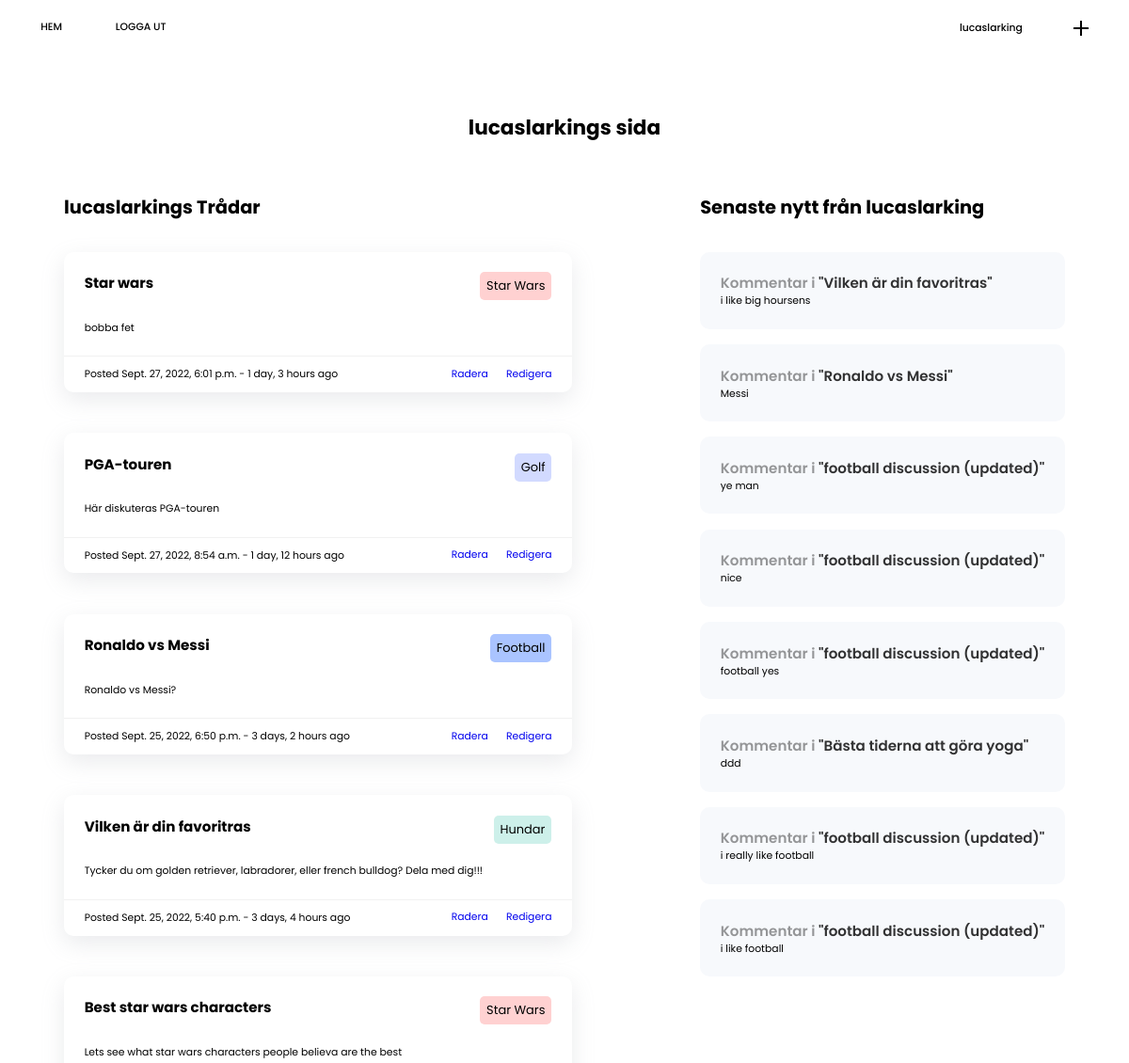
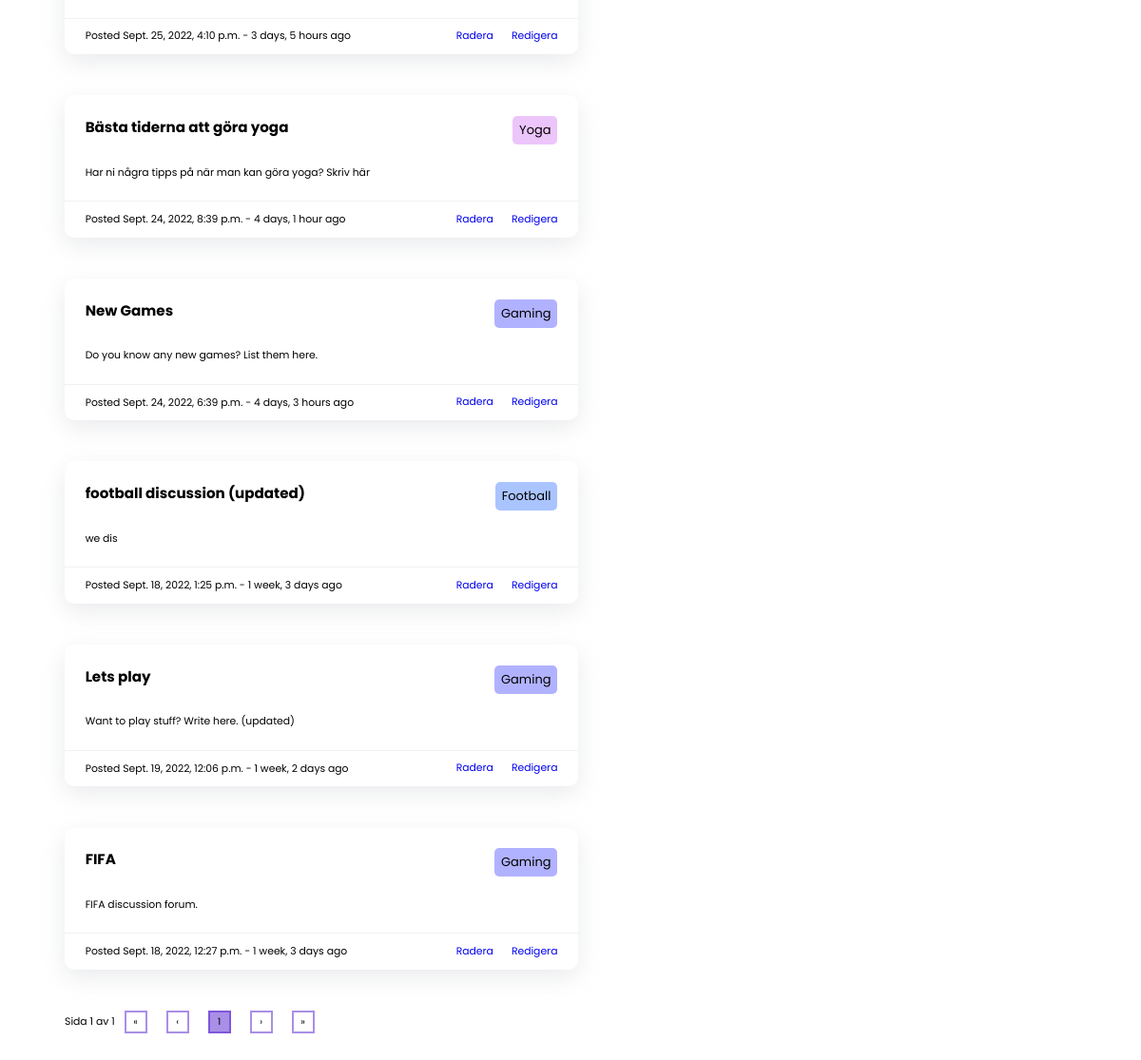
Screenshot of /profile/1 (signed in) with the database file from the repository (2 pictures, top to bottom).
### base/models.py (models this page shows, shortened)
class Room(models.Model):
    host = models.ForeignKey(User, on_delete=models.SET_NULL, null=True)
    topic = models.ForeignKey(
        Topic, on_delete=models.SET_NULL, null=True, blank=True)
    name = models.CharField(max_length=200, blank=True, null=True)
    description = models.TextField(null=True, blank=True)
    updated = models.DateTimeField(auto_now=True)
    created = models.DateTimeField(auto_now_add=True)
    class Meta:
        ordering = ['-updated', '-created']
    def __str__(self):
        return self.name

class Topic(models.Model):
    name = models.CharField(max_length=200)
    color = models.CharField(max_length=10, null=True)

class Message(models.Model):
    user = models.ForeignKey(User, on_delete=models.CASCADE)
    room = models.ForeignKey(Room, on_delete=models.CASCADE)
    body = models.TextField()
    updated = models.DateTimeField(auto_now=True)
    created = models.DateTimeField(auto_now_add=True)
    class Meta:
        ordering = ['-updated', '-created']

### base/views.py (the view)
# urls.py: path('profile/<str:pk>', views.userProfile, name="user-profile"),
@login_required(login_url='login')
def userProfile(request, pk):
    user = User.objects.get(id=pk)
    rooms = user.room_set.all()
    p = Paginator(rooms, 10)
    page = request.GET.get('page')
    room_list = p.get_page(page)
    if not page:
        page = 0
    if p.num_pages >= 4:
        bigRight = int(p.num_pages)
        if p.num_pages >= 5:
            increment = 5
            if p.num_pages >= 30:
                increment = 10
                if p.num_pages >= 50:
                    increment = 20
            bigRight = int(page) + increment
            smallLeft = int(page) - increment
        if bigRight >= int(p.num_pages):
            bigRight = int(p.num_pages)
            if int(page) == int(p.num_pages) - 1:
                bigRight = False
        if smallLeft <= 1:
            smallLeft = 1
        if int(page) <= 2:
            smallLeft = False
    else:
        bigRight = False
        smallLeft = False
    room_messages = user.message_set.all()
    topics = Topic.objects.all()
    context = {
        'user': user,
        'oldrooms': rooms,
        'rooms': room_list,
        'topics': topics,
        'room_messages': room_messages,
        'bigRight': bigRight,
        'smallLeft': smallLeft,
    }
    return render(request, 'base/profile.html', context)

### base/templates/base/profile.html
{% extends 'main.html'%}
{% block content %}
<div class="profile">
    <h1>{{user.username}}s sida</h1>
    <div class="profileContainer">
        <div class="profielThreads">
            <div>
                <h2>{{user.username}}s Trådar</h2>
                {% include 'base/room_component.html'%}
            </div>
        </div>
        <div class="profileRecentActivity">
            <div>
                <h2>Senaste nytt från {{user.username}}</h2>
                {% include 'base/activity_component.html'%}
            </div>
        </div>
    </div>
</div>
{% endblock content %}

### templates/navbar.html
<nav>
    <div>
        <a class="" href="{% url 'home' %}">HEM</a>
        {% if request.user.is_authenticated%}
        <a href="{% url 'logout' %}">LOGGA UT</a>
        <a href=""></a>
        {% else%}
        <a href="{% url 'login' %}">LOGGA IN</a> {% endif%}
    </div>
    <div>
        {% if request.user.is_authenticated%}
        <a href="{% url 'user-profile' request.user.id%}">{{request.user}}</a> {% endif%}
        <a class="plusContainer" href="{% url 'create-room' %}"><div class="plus"><span class="strokes"></span></div></a>
    </div>
</nav>

### base/templates/base/room_component.html (shortened to what this page needs)
{% for room in rooms%}
<div class="room">
    <a href="{% url 'room' room.id%}" class="top">
        <div>
            <h3>{{room.name}}</h3>
            <span class="subject" style="background-color:{{room.topic.color}}">{{room.topic.name}}</span>
        </div>
        <p>{{room.description}}</p>
    </a>
    <div class="bottom">
        <span class="date">Posted {{room.created}} - {{room.created|timesince}} ago</span>
        {% if request.user == room.host%}
        <div>
            <a href="{% url 'delete-room' room.id %}" class="edit">Radera</a>
            <a href="{% url 'update-room' room.id %}" class="edit">Redigera</a>
        </div>
        {% endif %}
    </div>
</div>
{% endfor %}
<div class="pagination">
    <span>Sida {{rooms.number}} av {{rooms.paginator.num_pages}}</span>
    <div class="desktop">
        {% if rooms.has_previous%}
        <a class="pageNum" href="?page=1">&#171;</a>
        <a class="pageNum" href="?page={{rooms.previous_page_number}}">&#8249;</a>
        {% if smallLeft%}
        <a class="pageNum" href="?page={{smallLeft}}">{{smallLeft}}</a>
        {% endif %}
        <a href="?page={{rooms.previous_page_number}}" class="pageNum ">{{rooms.previous_page_number}}</a> {% else %}
        <span class="pageNum">&#171;</span>
        <span class="pageNum">&#8249;</span> {% endif %}
        <span class="pageNum currentPageNum">{{rooms.number}}</span>
        {% if rooms.has_next%}
        <a class="pageNum" href="?page={{rooms.next_page_number}}">{{rooms.next_page_number}}</a>
        {% if bigRight%}
        <a class="pageNum" href="?page={{bigRight}}">{{bigRight}}</a>
        {% endif %}
        <a class="pageNum" href="?page={{rooms.next_page_number}}">&#8250;</a>
        <a class="pageNum" href="?page={{rooms.paginator.num_pages}}">&#187;</a>
        {% else %}
        <span class="pageNum disabled">&#8250;</span>
        <span class="pageNum disabled">&#187;</span>
        {% endif%}
    </div>
</div>

### base/templates/base/activity_component.html
{% for message in room_messages%}
<a href="{% url 'room' message.room.id %}" class="latest">
    <h4><span class="small">Kommentar i</span> "{{message.room}}"</h4>
    <p>{{message.body}}</p>
</a>
{% endfor %}

### static/styles/main.css (style rules this page uses)
* { margin: 0; padding: 0; -webkit-box-sizing: border-box; box-sizing: border-box; font-family: "Playfair Display", serif; font-family: "Poppins", sans-serif; }
html { font-size: 67.5%; }
body { padding-bottom: 10rem; }
h2 { font-size: 1.8rem; }
h3 { font-size: 1.4rem; }
h4 { font-size: 1.4rem; opacity: 0.8; font-weight: 600; }
.latest .small { font-size: 1.4rem; opacity: 0.5; }
p { font-size: 1rem; }
.plus { width: 32px; height: 32px; position: relative; display: flex; justify-content: center; align-items: center; }
.strokes { display: block; width: 16px; height: 2px; background-color: black; position: relative; }
.strokes::after { content: ""; width: 16px; height: 2px; background-color: black; position: absolute; top: 0; left: 0; transform: rotate(90deg); }
.room { border-radius: 10px; display: block; text-decoration: none; color: black; width: 50rem; max-width: 100%; margin-bottom: 4rem; -webkit-box-shadow: rgba(149, 157, 165, 0.2) 0px 8px 24px; box-shadow: rgba(149, 157, 165, 0.2) 0px 8px 24px; -webkit-transition: 0.2s; transition: 0.2s; }
.room .subject { font-size: 1.2rem; background-color: white; background-color: lightcoral; padding: 5px 7px; display: inline-block; border-radius: 5px; text-decoration: none; color: black; -webkit-transition: 0.2s; transition: 0.2s; }
.room .top { text-decoration: none; color: black; padding: 2rem; display: block; }
.room .top div { display: -webkit-box; display: -ms-flexbox; display: flex; -webkit-box-pack: justify; -ms-flex-pack: justify; justify-content: space-between; }
.room .top p { margin-top: 2rem; }
.room .bottom { border-top: 1px solid rgba(128, 128, 128, 0.113); display: -webkit-box; display: -ms-flexbox; display: flex; padding: 1rem 2rem; text-decoration: none; -webkit-box-pack: justify; -ms-flex-pack: justify; justify-content: space-between; }
.room .bottom span { font-size: 1rem; }
.room .edit { padding: 0.5rem; text-decoration: none; font-size: 1rem; margin-left: 0.5rem; }
.room .edit:nth-of-type(2) { padding-right: 0; }
.latest p { opacity: 1; }
.latest span { opacity: 0.5; font-size: 0.8rem; }
.latest { background-color: white; background-color: #f7f9fc; margin: 1.5rem 0rem; padding: 1rem; padding: 2rem; border-radius: 10px; text-decoration: none; color: black; display: block; max-width: 100%; }
.pagination { display: flex; align-items: center; }
.pagination .mobile, .pagination .desktop { display: flex; }
.pagination .desktop { display: flex; }
.pagination .pageNum { width: 24px; height: 24px; overflow: hidden; background-color: grey; background-color: transparent; border: 2px solid #521ecc7e; text-align: center; display: flex; justify-content: center; align-items: center; margin: 0 10px; font-size: 10px; text-decoration: none; }
.pagination .currentPageNum { background-color: #521ecc7e; }

### static/styles/profile.css (style rules this page uses)
.profile { margin-top: 5%; }
.profile h1 { text-align: center; margin-bottom: 5rem; }
.profileContainer { width: 100%; display: flex; justify-content: space-around; }
.profileContainer h2 { margin-bottom: 3rem; }
.profielThreads .room { width: 50rem; }

### static/styles/nav.css (style rules this page uses)
nav { width: 100%; display: -webkit-box; display: -ms-flexbox; display: flex; -webkit-box-pack: justify; -ms-flex-pack: justify; justify-content: space-between; -webkit-box-align: center; -ms-flex-align: center; align-items: center; padding: 1.5rem; }
nav div:nth-of-type(2) { display: flex; }
nav a { text-decoration: none; font-size: 1rem; color: black; padding: 0.5rem; font-weight: 500; }
nav div a { margin: 0 2rem; }
nav div:nth-of-type(2) .plus { height: 16px; width: 16px; }

### rows the page displays
Room: name "Star wars", topic.name "Star Wars", description "bobba fet", created "Sept. 27, 2022, 6:01 p.m.", created "1 day, 3 hours", shows "Radera"
Room: name "PGA-touren", topic.name "Golf", description "Här diskuteras PGA-touren", created "Sept. 27, 2022, 8:54 a.m.", created "1 day, 12 hours", shows "Radera"
Room: name "Ronaldo vs Messi", topic.name "Football", description "Ronaldo vs Messi?", created "Sept. 25, 2022, 6:50 p.m.", created "3 days, 2 hours", shows "Radera"
Room: name "Vilken är din favoritras", topic.name "Hundar", description "Tycker du om golden retriever, labradorer, eller french bulldog? Dela med dig!!!", created "Sept. 25, 2022, 5:40 p.m.", created "3 days, 4 hours", shows "Radera"
Room: name "Best star wars characters", topic.name "Star Wars", description "Lets see what star wars characters people believa are the best", created "Sept. 25, 2022, 4:10 p.m.", created "3 days, 5 hours", shows "Radera"
Room: name "Bästa tiderna att göra yoga", topic.name "Yoga", description "Har ni några tipps på när man kan göra yoga? Skriv här", created "Sept. 24, 2022, 8:39 p.m.", created "4 days, 1 hour", shows "Radera"
Room: name "New Games", topic.name "Gaming", description "Do you know any new games? List them here.", created "Sept. 24, 2022, 6:39 p.m.", created "4 days, 3 hours", shows "Radera"
Room: name "football discussion (updated)", topic.name "Football", description "we dis", created "Sept. 18, 2022, 1:25 p.m.", created "1 week, 3 days", shows "Radera"
Room: name "Lets play", topic.name "Gaming", description "Want to play stuff? Write here. (updated)", created "Sept. 19, 2022, 12:06 p.m.", created "1 week, 2 days", shows "Radera"
Room: name "FIFA", topic.name "Gaming", description "FIFA discussion forum.", created "Sept. 18, 2022, 12:27 p.m.", created "1 week, 3 days", shows "Radera"
Message: room "Vilken är din favoritras", body "i like big hoursens"
Message: room "Ronaldo vs Messi", body "Messi"
Message: room "football discussion (updated)", body "ye man"
Message: room "football discussion (updated)", body "nice"
Message: room "football discussion (updated)", body "football yes"
Message: room "Bästa tiderna att göra yoga", body "ddd"
Message: room "football discussion (updated)", body "i really like football"
Message: room "football discussion (updated)", body "i like football"

### other values shown
{{ request.user }} "lucaslarking"
{{ user.username }} "lucaslarking"
{{ rooms.number }} "1"
{{ rooms.paginator.num_pages }} "1"
